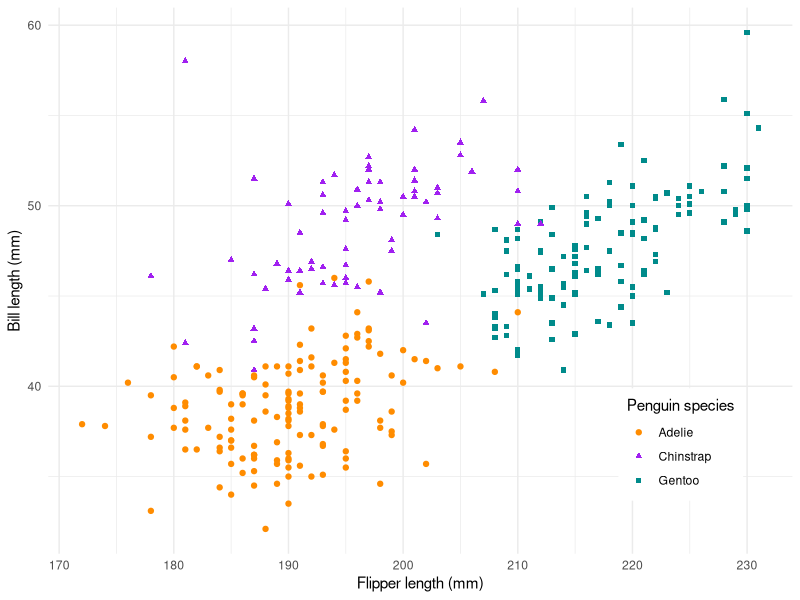

Generate this figure with R: (Note: this script raises an error after producing the figure.)
# load packages ----
library(palmerpenguins)
library(ggplot2)

# create scatterplot ----
ggplot(na.omit(penguins), 
       aes(x = flipper_length_mm, y = bill_length_mm, 
           color = species, shape = species)) +
  geom_point() +
  scale_color_manual(values = c("Adelie" = "darkorange", "Chinstrap" = "purple", "Gentoo" = "cyan4")) +
  scale_shape_manual(values = c("Adelie" = 19, "Chinstrap" = 17, "Gentoo" = 15)) +
  labs(x = "Flipper length (mm)", y = "Bill length (mm)", 
       color = "Penguin species", shape = "Penguin species") +
  theme_minimal() +
  theme(legend.position = c(0.85, 0.2),
        legend.background = element_rect(color = "white"))

# filter penguins df for observations where body_mass_g >= 3000 & <= 4000 ----
body_mass_df <- penguins %>%  
  filter(body_mass_g %in% c(3000:4000))

# plot new, filtered data ----
ggplot(na.omit(body_mass_df), # plot 'body_mass_df' rather than 'penguins' df
       aes(x = flipper_length_mm, y = bill_length_mm, 
           color = species, shape = species)) +
  geom_point() +
  scale_color_manual(values = c("Adelie" = "#FEA346", "Chinstrap" = "#B251F1", "Gentoo" = "#4BA4A4")) +
  scale_shape_manual(values = c("Adelie" = 19, "Chinstrap" = 17, "Gentoo" = 15)) +
  labs(x = "Flipper length (mm)", y = "Bill length (mm)", 
       color = "Penguin species", shape = "Penguin species") +
  theme_minimal() +
  theme(legend.position = c(0.85, 0.2),
        legend.background = element_rect(color = "white"))
